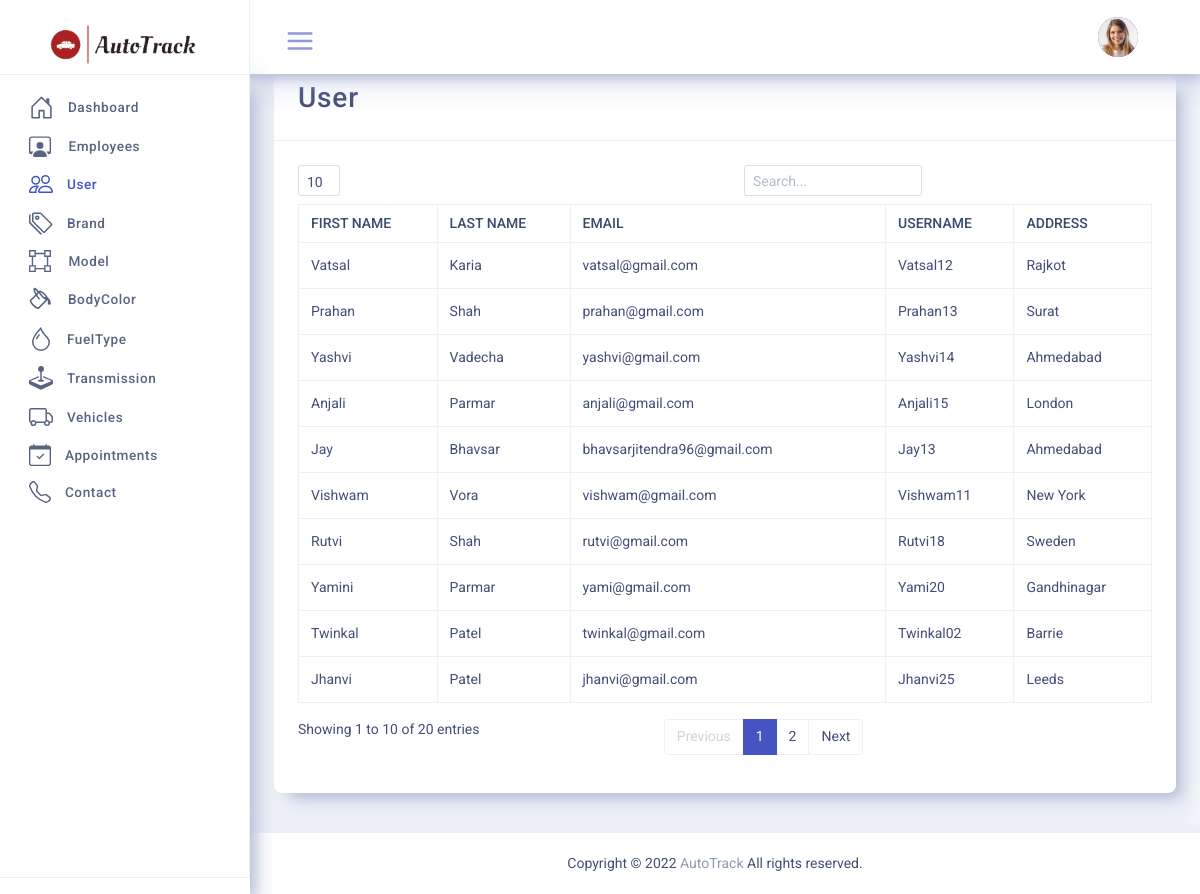
The page /admin/admindashboard/Dash/DASHTIC-LTR/pages/user.php (signed in) on the database its author committed.
### tables this page shows
CREATE TABLE `user` (
  `user_id` bigint(20) UNSIGNED NOT NULL,
  `user_role_id` int(10) UNSIGNED NOT NULL,
  `first_name` varchar(30) NOT NULL,
  `last_name` varchar(30) NOT NULL,
  `email` varchar(60) NOT NULL,
  `username` varchar(30) NOT NULL,
  `password` varchar(256) NOT NULL,
  `address` text NOT NULL,
  `user_image` varchar(100) DEFAULT NULL
);

### admin/admindashboard/Dash/DASHTIC-LTR/pages/user.php (the view, shortened to what this page needs)
<?php include('header.php');?>
<div class="page">
	<div class="page-main">
		<?php include('sidebar.php');?>
		<div class="app-content main-content">
			<div class="side-app">
				<?php include('pageheader.php');?>
						<div class="row">
							<div class="col-12">
								<div class="card">
									<div class="card-header">
										<div class="card-title">
										<h2>User</h2>
										</div>
									</div>
									<div class="card-body">
										<div class="table-responsive">
											<table class="table table-bordered text-nowrap" id="example1">
												<thead>
													<tr>
														<th class="wd-15p border-bottom-0">First Name</th>
														<th class="wd-15p border-bottom-0">Last Name</th>
														<th class="wd-20p border-bottom-0">Email</th>
														<th class="wd-15p border-bottom-0">Username</th>
														<th class="wd-25p border-bottom-0">Address</th>
													</tr>
												</thead>
												<tbody>
<?php
	$sql = "select * from user where user_role_id=3";
	$result = mysqli_query($conn,$sql);
	while($row=mysqli_fetch_assoc($result))
	{
?>
													<tr>
														<td><?php echo $row['first_name']; ?></td>
														<td><?php echo $row['last_name']; ?></td>
														<td><?php echo $row['email']; ?></td>
														<td><?php echo $row['username']; ?></td>
														<td><?php echo $row['address']; ?></td>
													</tr>
	<?php
	}
	?>
												</tbody>
											</table>
										</div>
									</div>
								</div>
							</div>
						</div>
						</div>
				</div>
			</div>
			<?php include('footer.php') ?>

### admin/admindashboard/Dash/DASHTIC-LTR/pages/pageheader.php (shortened to what this page needs)
<?php include '_dbconnect.php';?>
<?php
if (isset($_SESSION['username'])) {
	$username =$_SESSION['username'];
	$query = " SELECT * FROM USER WHERE username = '$username' OR email = '$username' AND (user_role_id=1 OR user_role_id=2) ";
	$result = mysqli_query($conn,$query);
	$row = mysqli_fetch_assoc($result);
}
else{
	?>
	<script>window.location= 'login.php';</script>
	<?php
}
?>
				<div class="app-header header top-header">
					<div class="container-fluid">
						<div class="d-flex">
							<div class="dropdown side-nav">
								<div class="app-sidebar__toggle" data-toggle="sidebar">
									<a class="open-toggle" href="">
									</a>
								</div>
							</div>
							<div class="d-flex order-lg-2 ml-auto">
				<div class="dropdown profile-dropdown">
									<a href="profile.php" class="nav-link pr-0 leading-none"  >
										<span>
											<img src="../public/assets/images/users/<?php echo $row['user_image'];?>" alt="img" class="avatar avatar-md brround">
										</span>
									</a>
								</div>
						</div>
					</div>
				</div>
</div>

### admin/admindashboard/Dash/DASHTIC-LTR/public/assets/css/sidemenu.css (style rules this page uses)
.app-content { min-height: calc(100vh - 50px); margin-top: 50px; margin-bottom: 0 !important; -webkit-transition: margin-left 0.2s ease; -o-transition: margin-left 0.2s ease; transition: margin-left 0.2s ease; overflow: hidden; }
.app-content .side-app { padding: 25px 1.5rem 0 1.5rem; }
@media (min-width: 768px) { .app-content { margin-left: 250px; padding-bottom: 1rem; } }
.app-header { position: fixed; left: 0; right: 0; top: 0; width: 100%; display: -webkit-box; display: -ms-flexbox; display: flex; z-index: 999; padding-right: 15px; padding: 0.75rem 0; -webkit-transition: padding-left 0.2s ease; -o-transition: padding-left 0.2s ease; transition: padding-left 0.2s ease; }
@media (min-width: 768px) { .app-header { padding-right: 30px; } }
.app-sidebar__toggle { margin: 5px; padding: 5px 18px; text-align: center; height: 2.5rem; font-size: 1.2rem; position: relative; border-radius: 3px; }
.app-sidebar__toggle a { color: #b6c1d9; }
@media (min-width: 768px) { .header.top-header { padding-left: 250px; } }

### rows shown on the page
user: user_image (picture)
user: first_name "Vatsal", last_name "Karia", email "vatsal@gmail.com", username "Vatsal12", address "Rajkot"
user: first_name "Prahan", last_name "Shah", email "prahan@gmail.com", username "Prahan13", address "Surat"
user: first_name "Yashvi", last_name "Vadecha", email "yashvi@gmail.com", username "Yashvi14", address "Ahmedabad"
user: first_name "Anjali", last_name "Parmar", email "anjali@gmail.com", username "Anjali15", address "London"
user: first_name "Jay", last_name "Bhavsar", email "bhavsarjitendra96@gmail.com", username "Jay13", address "Ahmedabad"
user: first_name "Vishwam", last_name "Vora", email "vishwam@gmail.com", username "Vishwam11", address "New York"
user: first_name "Rutvi", last_name "Shah", email "rutvi@gmail.com", username "Rutvi18", address "Sweden"
user: first_name "Yamini", last_name "Parmar", email "yami@gmail.com", username "Yami20", address "Gandhinagar"
user: first_name "Twinkal", last_name "Patel", email "twinkal@gmail.com", username "Twinkal02", address "Barrie"
user: first_name "Jhanvi", last_name "Patel", email "jhanvi@gmail.com", username "Jhanvi25", address "Leeds"
